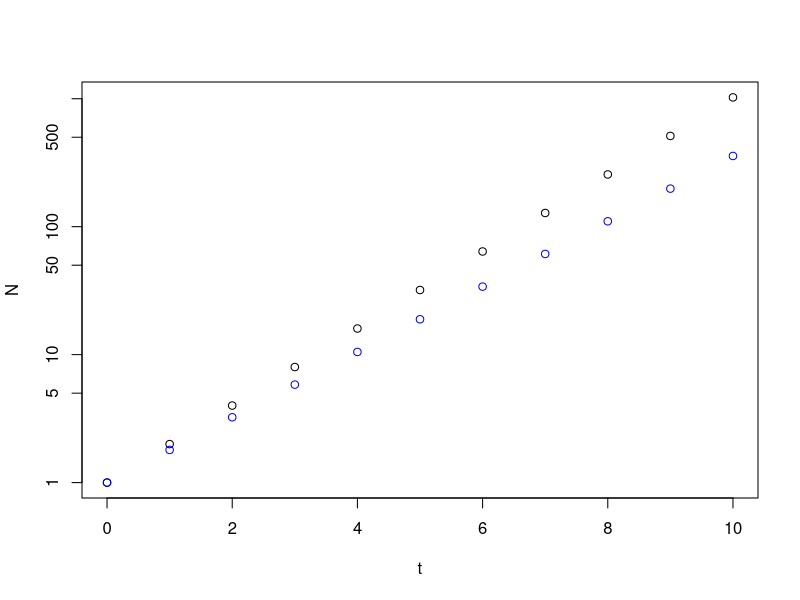
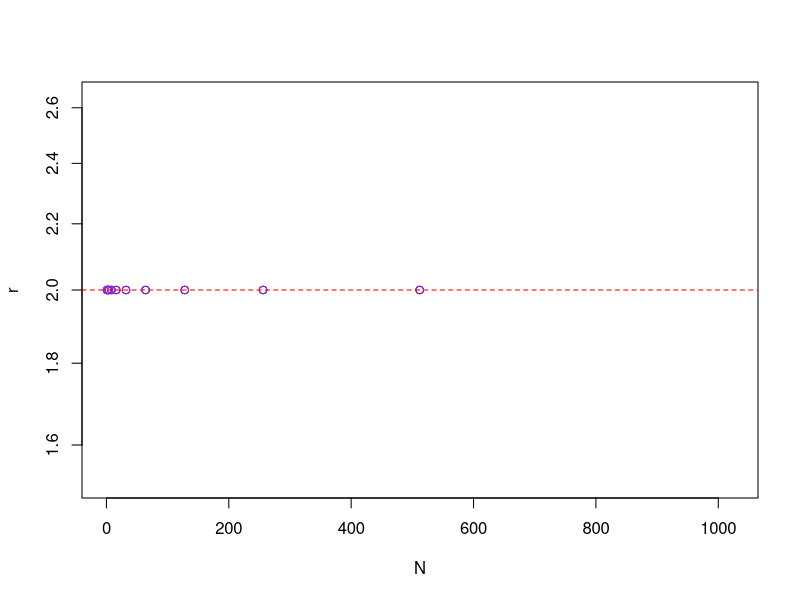

The R source for these figures, in order: (Note: a time limit stopped this script after it produced the figures.)
#B.1
lambda <- 2
TimeSteps <- 10
t <- c(1:TimeSteps)
N <- numeric()
N[1] = 1

#B.2
for (x in t)
{
  N[t+1] = lambda*N[t]
} 

t <- append(0,t) #adding timestep 0 to t for plotting

plot(t, N, log ="y" )

#do this again with new values to create new vectors
lambda_2 <- 1.8
t_2 <- c(1:TimeSteps)
N_2 <- numeric()
N_2[1] = 1

for (x in t_2)
{
  N_2[t_2+1] = lambda_2*N_2[t_2]
} 

t_2 <- append(0,t_2) #adding timestep 0 to t for plotting


points(t_2, N_2, col="blue")

#B.3
#The plot of logN vs time is a straight line, where the plot of N vs time is an exponential curve - 
#plotting the logN as a function of time shows us that the growth of the population is happening at a constant rate.

?length
#Sorry I can't figure out how to do one line of code so I am doing things a longer and probably unnecessarily 
#complicated way

# I rearranged the equation to instead find lambda (which I'm calling r for rate) from known N values, adding it to 
# a new vector so I can then use it to plot things. I am not confident I did this right
length(N)
r <- numeric() #create a vector for growth rates

for(i in 1:length(N))
{
r[i] <- N[i+1]/N[i]
}

plot (N, r, log = "y")
points (N, r, col = "purple")
abline(h=lambda, lty=2, col = 'red')

#B.4
lambda_4 <- 0.8
TimeSteps_4 <- 100000
t_4 <- c(1:TimeSteps_4)
N_4 <- numeric()
N_4[1] = 1000


for (x in t_4) {
  while (x > 0) {
  N_4[t_4+1] = lambda_4*N_4[t_4]
  }
} 

length(N_4) #length of dataframe where the values are positive, or the population isn't extinct
extinction <- length(N_4 [N_4 > N_4[1]/10]) #length of dataframe where values are above 10% of starting values

#a - the population reaches 0 after the 10001th time step

#b - The population dips below 10 (which is 10% of 1000) at the 12th timestep

t_4 <- append(0,t_4) #add 0 timestep to t_4 for plotting

plot(t_4, N_4)

abline(v=extinction, lty=3, col = "mediumpurple1")
